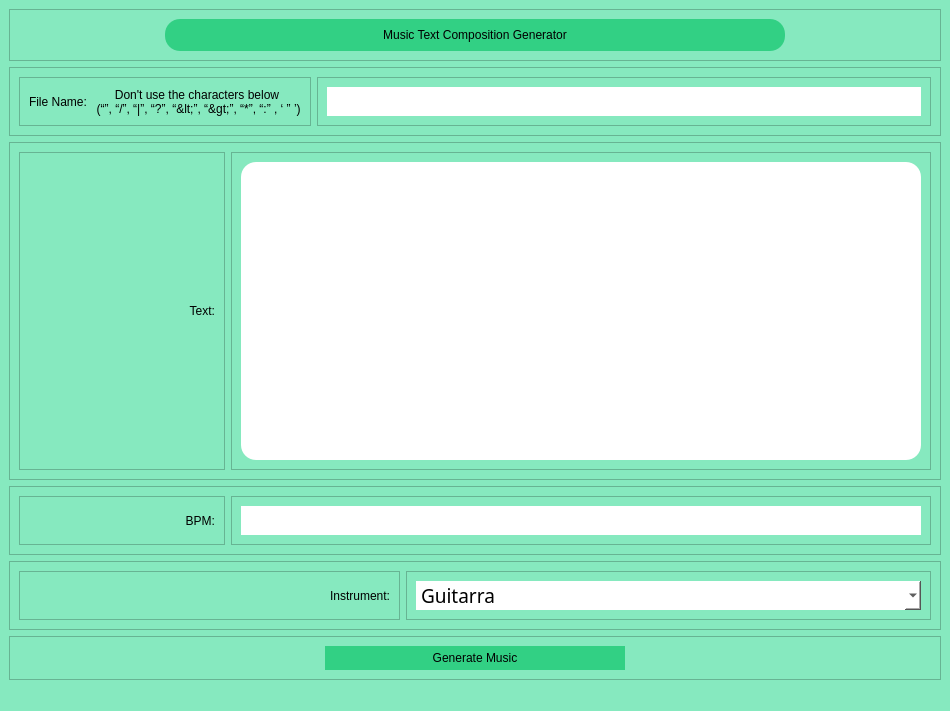
<?xml version="1.0" encoding="UTF-8"?>
<ui version="4.0">
 <class>MainWindow</class>
 <widget class="QMainWindow" name="MainWindow">
  <property name="geometry">
   <rect>
    <x>0</x>
    <y>0</y>
    <width>950</width>
    <height>711</height>
   </rect>
  </property>
  <property name="windowTitle">
   <string>MainWindow</string>
  </property>
  <property name="styleSheet">
   <string notr="true">background-color: rgb(134, 233, 191);</string>
  </property>
  <widget class="QWidget" name="centralwidget">
   <layout class="QVBoxLayout" name="verticalLayout">
    <item>
     <widget class="QFrame" name="frame">
      <property name="maximumSize">
       <size>
        <width>16777215</width>
        <height>96</height>
       </size>
      </property>
      <property name="layoutDirection">
       <enum>Qt::RightToLeft</enum>
      </property>
      <property name="frameShape">
       <enum>QFrame::StyledPanel</enum>
      </property>
      <property name="frameShadow">
       <enum>QFrame::Raised</enum>
      </property>
      <layout class="QHBoxLayout" name="horizontalLayout">
       <item>
        <widget class="QFrame" name="frame_7">
         <property name="maximumSize">
          <size>
           <width>620</width>
           <height>72</height>
          </size>
         </property>
         <property name="layoutDirection">
          <enum>Qt::RightToLeft</enum>
         </property>
         <property name="styleSheet">
          <string notr="true">QFrame{
	background-color: rgb(50, 208, 132);
	border-radius: 15px;
}</string>
         </property>
         <property name="frameShape">
          <enum>QFrame::StyledPanel</enum>
         </property>
         <property name="frameShadow">
          <enum>QFrame::Raised</enum>
         </property>
         <layout class="QVBoxLayout" name="verticalLayout_2">
          <item>
           <widget class="QLabel" name="label">
            <property name="styleSheet">
             <string notr="true">font: 63 22pt &quot;Yu Gothic UI Semibold&quot;;</string>
            </property>
            <property name="text">
             <string>Music Text Composition Generator</string>
            </property>
            <property name="textFormat">
             <enum>Qt::AutoText</enum>
            </property>
            <property name="alignment">
             <set>Qt::AlignCenter</set>
            </property>
           </widget>
          </item>
         </layout>
        </widget>
       </item>
      </layout>
     </widget>
    </item>
    <item>
     <widget class="QFrame" name="frame_2">
      <property name="frameShape">
       <enum>QFrame::StyledPanel</enum>
      </property>
      <property name="frameShadow">
       <enum>QFrame::Raised</enum>
      </property>
      <layout class="QHBoxLayout" name="horizontalLayout_3">
       <item>
        <widget class="QFrame" name="frame_8">
         <property name="maximumSize">
          <size>
           <width>381</width>
           <height>16777215</height>
          </size>
         </property>
         <property name="frameShape">
          <enum>QFrame::StyledPanel</enum>
         </property>
         <property name="frameShadow">
          <enum>QFrame::Raised</enum>
         </property>
         <layout class="QHBoxLayout" name="horizontalLayout_4">
          <item>
           <widget class="QLabel" name="label_2">
            <property name="layoutDirection">
             <enum>Qt::LeftToRight</enum>
            </property>
            <property name="styleSheet">
             <string notr="true">font: 63 15pt &quot;Yu Gothic UI Semibold&quot;;</string>
            </property>
            <property name="text">
             <string>File Name:</string>
            </property>
            <property name="alignment">
             <set>Qt::AlignLeading|Qt::AlignLeft|Qt::AlignVCenter</set>
            </property>
           </widget>
          </item>
          <item>
           <widget class="QLabel" name="label_3">
            <property name="styleSheet">
             <string notr="true">font: 63 8pt &quot;Yu Gothic UI Semibold&quot;;</string>
            </property>
            <property name="text">
             <string>Don't use the characters below 
 (“”, “/”, “|”, “?”, “&lt;”, “&gt;”, “*”, “:” , ‘ ” ’)</string>
            </property>
            <property name="alignment">
             <set>Qt::AlignCenter</set>
            </property>
           </widget>
          </item>
         </layout>
        </widget>
       </item>
       <item>
        <widget class="QFrame" name="frame_9">
         <property name="maximumSize">
          <size>
           <width>700</width>
           <height>16777215</height>
          </size>
         </property>
         <property name="frameShape">
          <enum>QFrame::StyledPanel</enum>
         </property>
         <property name="frameShadow">
          <enum>QFrame::Raised</enum>
         </property>
         <layout class="QVBoxLayout" name="verticalLayout_4">
          <item>
           <widget class="QLineEdit" name="FileNameTxt">
            <property name="font">
             <font>
              <family>Yu Gothic UI Light</family>
              <pointsize>14</pointsize>
             </font>
            </property>
            <property name="layoutDirection">
             <enum>Qt::LeftToRight</enum>
            </property>
            <property name="styleSheet">
             <string notr="true">QLineEdit{
	background-color: rgb(255, 255, 255);
	border-radius: 15px;
	padding-left: 15px;
}
</string>
            </property>
           </widget>
          </item>
         </layout>
        </widget>
       </item>
      </layout>
     </widget>
    </item>
    <item>
     <widget class="QFrame" name="frame_3">
      <property name="maximumSize">
       <size>
        <width>16777215</width>
        <height>16777215</height>
       </size>
      </property>
      <property name="frameShape">
       <enum>QFrame::StyledPanel</enum>
      </property>
      <property name="frameShadow">
       <enum>QFrame::Raised</enum>
      </property>
      <layout class="QHBoxLayout" name="horizontalLayout_5">
       <item>
        <widget class="QFrame" name="frame_11">
         <property name="maximumSize">
          <size>
           <width>381</width>
           <height>16777215</height>
          </size>
         </property>
         <property name="frameShape">
          <enum>QFrame::StyledPanel</enum>
         </property>
         <property name="frameShadow">
          <enum>QFrame::Raised</enum>
         </property>
         <layout class="QHBoxLayout" name="horizontalLayout_6">
          <item>
           <widget class="QLabel" name="label_4">
            <property name="maximumSize">
             <size>
              <width>381</width>
              <height>16777215</height>
             </size>
            </property>
            <property name="styleSheet">
             <string notr="true">font: 63 15pt &quot;Yu Gothic UI Semibold&quot;;</string>
            </property>
            <property name="text">
             <string>Text:</string>
            </property>
            <property name="alignment">
             <set>Qt::AlignRight|Qt::AlignTrailing|Qt::AlignVCenter</set>
            </property>
           </widget>
          </item>
         </layout>
        </widget>
       </item>
       <item>
        <widget class="QFrame" name="frame_10">
         <property name="maximumSize">
          <size>
           <width>700</width>
           <height>16777215</height>
          </size>
         </property>
         <property name="frameShape">
          <enum>QFrame::StyledPanel</enum>
         </property>
         <property name="frameShadow">
          <enum>QFrame::Raised</enum>
         </property>
         <layout class="QHBoxLayout" name="horizontalLayout_7">
          <item>
           <widget class="QTextEdit" name="TextTxt">
            <property name="font">
             <font>
              <family>Yu Gothic UI Light</family>
              <pointsize>11</pointsize>
             </font>
            </property>
            <property name="styleSheet">
             <string notr="true">QTextEdit{
	background-color: rgb(255, 255, 255);
	border-radius: 15px;
	padding-left: 10px;
}
</string>
            </property>
           </widget>
          </item>
         </layout>
        </widget>
       </item>
      </layout>
     </widget>
    </item>
    <item>
     <widget class="QFrame" name="frame_4">
      <property name="frameShape">
       <enum>QFrame::StyledPanel</enum>
      </property>
      <property name="frameShadow">
       <enum>QFrame::Raised</enum>
      </property>
      <layout class="QHBoxLayout" name="horizontalLayout_8">
       <item>
        <widget class="QFrame" name="frame_13">
         <property name="maximumSize">
          <size>
           <width>381</width>
           <height>16777215</height>
          </size>
         </property>
         <property name="frameShape">
          <enum>QFrame::StyledPanel</enum>
         </property>
         <property name="frameShadow">
          <enum>QFrame::Raised</enum>
         </property>
         <layout class="QHBoxLayout" name="horizontalLayout_9">
          <item>
           <widget class="QLabel" name="label_5">
            <property name="styleSheet">
             <string notr="true">font: 63 15pt &quot;Yu Gothic UI Semibold&quot;;</string>
            </property>
            <property name="text">
             <string>BPM:</string>
            </property>
            <property name="alignment">
             <set>Qt::AlignRight|Qt::AlignTrailing|Qt::AlignVCenter</set>
            </property>
           </widget>
          </item>
         </layout>
        </widget>
       </item>
       <item>
        <widget class="QFrame" name="frame_12">
         <property name="maximumSize">
          <size>
           <width>700</width>
           <height>16777215</height>
          </size>
         </property>
         <property name="frameShape">
          <enum>QFrame::StyledPanel</enum>
         </property>
         <property name="frameShadow">
          <enum>QFrame::Raised</enum>
         </property>
         <layout class="QHBoxLayout" name="horizontalLayout_10">
          <item>
           <widget class="QLineEdit" name="BPMTxt">
            <property name="font">
             <font>
              <family>Yu Gothic UI Light</family>
              <pointsize>14</pointsize>
             </font>
            </property>
            <property name="styleSheet">
             <string notr="true">QLineEdit{
	background-color: rgb(255, 255, 255);
	border-radius: 15px;
	padding-left: 15px;
}</string>
            </property>
           </widget>
          </item>
         </layout>
        </widget>
       </item>
      </layout>
     </widget>
    </item>
    <item>
     <widget class="QFrame" name="frame_6">
      <property name="frameShape">
       <enum>QFrame::StyledPanel</enum>
      </property>
      <property name="frameShadow">
       <enum>QFrame::Raised</enum>
      </property>
      <layout class="QHBoxLayout" name="horizontalLayout_11">
       <item>
        <widget class="QFrame" name="frame_15">
         <property name="maximumSize">
          <size>
           <width>381</width>
           <height>16777215</height>
          </size>
         </property>
         <property name="frameShape">
          <enum>QFrame::StyledPanel</enum>
         </property>
         <property name="frameShadow">
          <enum>QFrame::Raised</enum>
         </property>
         <layout class="QHBoxLayout" name="horizontalLayout_13">
          <item>
           <widget class="QLabel" name="label_6">
            <property name="styleSheet">
             <string notr="true">font: 63 15pt &quot;Yu Gothic UI Semibold&quot;;</string>
            </property>
            <property name="text">
             <string>Instrument:</string>
            </property>
            <property name="alignment">
             <set>Qt::AlignRight|Qt::AlignTrailing|Qt::AlignVCenter</set>
            </property>
           </widget>
          </item>
         </layout>
        </widget>
       </item>
       <item>
        <widget class="QFrame" name="frame_14">
         <property name="maximumSize">
          <size>
           <width>700</width>
           <height>16777215</height>
          </size>
         </property>
         <property name="frameShape">
          <enum>QFrame::StyledPanel</enum>
         </property>
         <property name="frameShadow">
          <enum>QFrame::Raised</enum>
         </property>
         <layout class="QHBoxLayout" name="horizontalLayout_12">
          <item>
           <widget class="QComboBox" name="InstrumentComboBox">
            <property name="font">
             <font>
              <family>Yu Gothic UI Light</family>
              <pointsize>14</pointsize>
             </font>
            </property>
            <property name="styleSheet">
             <string notr="true">QComboBox{
	background-color: rgb(255, 255, 255);
	border-radius: 15px;
}</string>
            </property>
            <item>
             <property name="text">
              <string>Guitarra</string>
             </property>
            </item>
            <item>
             <property name="text">
              <string>Violão</string>
             </property>
            </item>
            <item>
             <property name="text">
              <string>Bateria</string>
             </property>
            </item>
            <item>
             <property name="text">
              <string>Teclado</string>
             </property>
            </item>
            <item>
             <property name="text">
              <string>Saxofone</string>
             </property>
            </item>
            <item>
             <property name="text">
              <string>Violino</string>
             </property>
            </item>
           </widget>
          </item>
         </layout>
        </widget>
       </item>
      </layout>
     </widget>
    </item>
    <item>
     <widget class="QFrame" name="frame_5">
      <property name="maximumSize">
       <size>
        <width>16777215</width>
        <height>71</height>
       </size>
      </property>
      <property name="frameShape">
       <enum>QFrame::StyledPanel</enum>
      </property>
      <property name="frameShadow">
       <enum>QFrame::Raised</enum>
      </property>
      <layout class="QHBoxLayout" name="horizontalLayout_2">
       <item>
        <widget class="QPushButton" name="GenerateButton">
         <property name="maximumSize">
          <size>
           <width>300</width>
           <height>16777215</height>
          </size>
         </property>
         <property name="cursor">
          <cursorShape>ArrowCursor</cursorShape>
         </property>
         <property name="layoutDirection">
          <enum>Qt::LeftToRight</enum>
         </property>
         <property name="styleSheet">
          <string notr="true">QPushButton{
	font: 63 16pt &quot;Yu Gothic UI Semibold&quot;;
	border-radius: 23px;
	background-color: rgb(50, 208, 132);
	padding-top: 5px;
	padding-bottom: 5px;
}

QPushButton:hover{
	font: 63 16pt &quot;Yu Gothic UI Semibold&quot;;
	border-radius: 23px;
	background-color: rgb(39, 163, 103);
	padding-top: 5px;
	padding-bottom: 5px;
}

QPushButton:pressed{
	font: 63 16pt &quot;Yu Gothic UI Semibold&quot;;
	border-radius: 23px;
	background-color: rgb(22, 94, 59);
	padding-top: 5px;
	padding-bottom: 5px;
}
</string>
         </property>
         <property name="text">
          <string>Generate Music</string>
         </property>
        </widget>
       </item>
      </layout>
     </widget>
    </item>
   </layout>
  </widget>
  <widget class="QMenuBar" name="menubar">
   <property name="geometry">
    <rect>
     <x>0</x>
     <y>0</y>
     <width>950</width>
     <height>26</height>
    </rect>
   </property>
  </widget>
  <widget class="QStatusBar" name="statusbar"/>
 </widget>
 <resources/>
 <connections/>
</ui>
